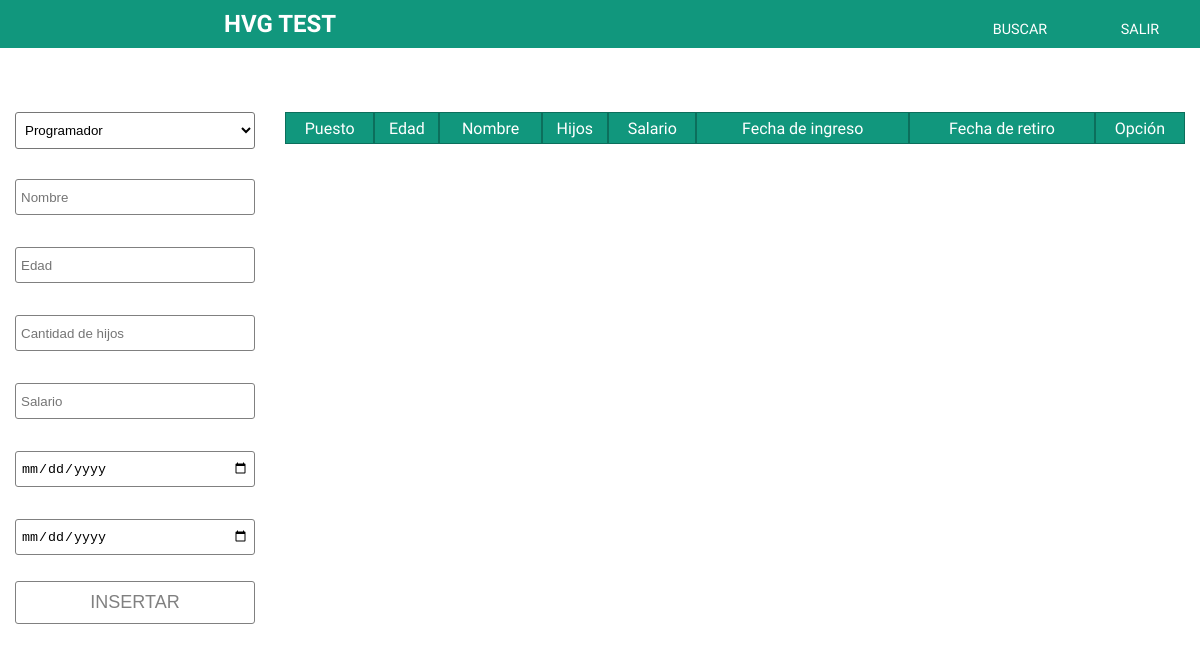
The app's page / (signed in), older data.
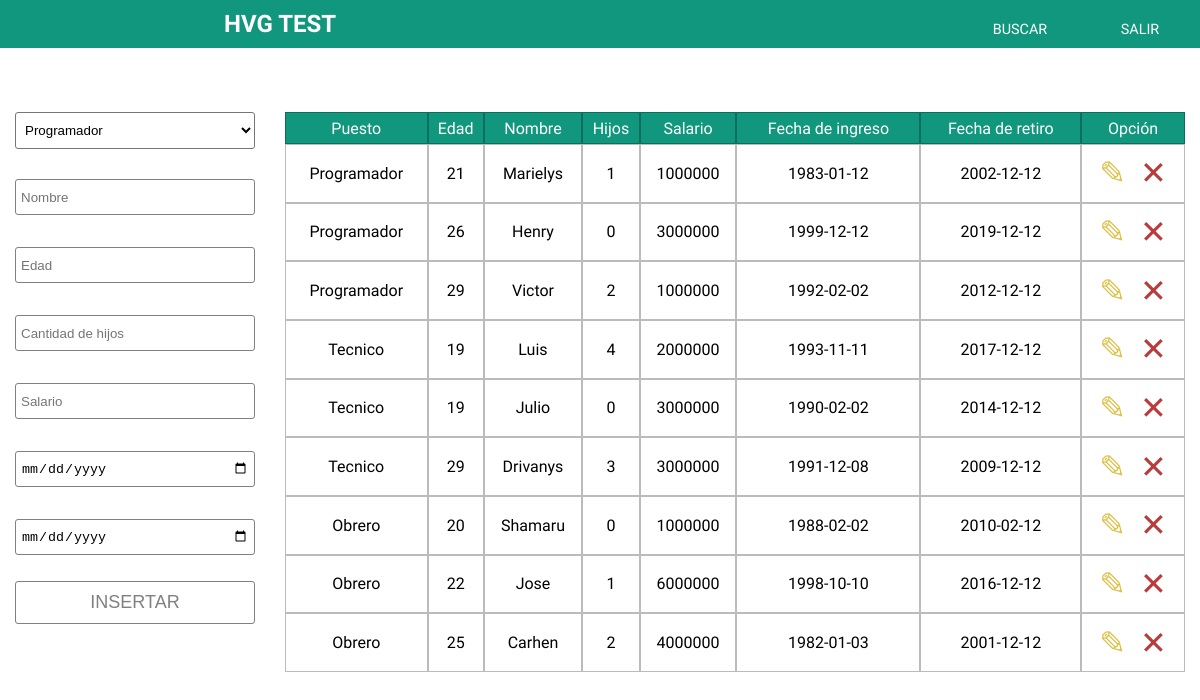
The same page, newer data.
### tables this page shows
CREATE TABLE employees(
  id INT(6) AUTO_INCREMENT PRIMARY KEY,
  name VARCHAR(40) NOT NULL,
  age INT(2) NOT NULL,
  children INT(2),
  job INT(6) NOT NULL,
  data INT(6) NOT NULL,
  FOREIGN KEY (data) REFERENCES data(id),
  FOREIGN KEY (job) REFERENCES jobs(id),
  reg_date TIMESTAMP
);

CREATE TABLE data(
  id INT(6) AUTO_INCREMENT PRIMARY KEY,
  date_admission DATE NOT NULL,
  date_retirement DATE NOT NULL,
  salary INT(13) NOT NULL,
  job INT(6) NOT NULL,
  FOREIGN KEY (job) REFERENCES jobs(id),
  reg_date TIMESTAMP
);

### index.php (the view, shortened to what this page needs)
<?php include "./php/conexion.php";?>
<?php include "./php/header.php";?>
<div class="containerHvg">
    <div class="navbarHvg">
        <div class="leftNavHvg">
            <h2>HVG TEST</h2>
        </div>
        <div class="rightNavHvg">
            <a href="search_employ.php" class="link">BUSCAR</a>
            <a href="landing_page.php" class="link">SALIR</a>
        </div>
    </div>
    <div class="tablesHvg">
        <div class="contentFormHvg">
            <form action="./php/insert_employ.php" onsubmit="validarFormulario()" method="POST" class="formHvg">
                <select class="select" name="puesto" id="puesto">
                    <option value="1">
                        Programador
                    </option>
                </select>
                <input class="input" type="text" id="nombre" name="nombre" placeholder="Nombre">
                <input class="input" type="text" id="edad" name="edad" placeholder="Edad" />
                <input class="input" type="text" id="hijos" name="hijos" placeholder="Cantidad de hijos" />
                <input class="input" type="text" id="salario" name="salario" placeholder="Salario" />
                <input class="input" type="date" id="ingreso" name="ingreso" placeholder="Ingreso" />
                <input class="input" type="date" id="retiro" name="retiro" placeholder="Retiro" />
                <button class="btn" name="insert_employ" id="button" type="submit">INSERTAR</button>
            </form>
        </div>
        <table width="75%" cellspacing="0" cellpadding="0">
            <thead>
                <td>
                    Puesto
                </td>
                <td>
                    Edad
                </td>
                <td>
                    Nombre
                </td>
                <td>
                    Hijos
                </td>
                <td>
                    Salario
                </td>
                <td>
                    Fecha de ingreso
                </td>
                <td>
                    Fecha de retiro
                </td>
                <td>
                    Opción
                </td>
            </thead>
            <tbody>
                <?php
$query = "SELECT * FROM employees INNER JOIN data on employees.data=data.id WHERE employees.job=1 ORDER BY employees.age ASC";
$result = mysqli_query($conexion, $query);
while ($row = mysqli_fetch_array($result)) {?>
                <tr>
                    <td>
                        <?php if ($row['job'] == 1) {
    echo "Programador";}
    ?>
                    </td>
                    <td>
                        <?php echo $row['age'] ?>
                    </td>
                    <td>
                        <?php echo $row['name'] ?>
                    </td>
                    <td>
                        <?php echo $row['children'] ?>
                    </td>
                    <td>
                        <?php echo $row['salary'] ?>
                    </td>
                    <td>
                        <?php echo $row['date_admission'] ?>
                    </td>
                    <td>
                        <?php echo $row['date_retirement'] ?>
                    </td>
                    <td>
                        <a href="edit_employ.php?id=<?php echo $row['id'] ?>" class="iconEdit" title="Editar">&#9998;</a>
                        <a href="php/delete_employ.php?id=<?php echo $row['id'] ?>" class="iconDelete" title="Eliminar">&#10005;</a>
                    </td>
                </tr>
                <?php }?>
                <?php
$query = "SELECT * FROM employees INNER JOIN data on employees.data=data.id WHERE employees.job=2 ORDER BY employees.age ASC";
$result = mysqli_query($conexion, $query);
while ($row = mysqli_fetch_array($result)) {?>
                <tr>
                    <td>
                        <?php if ($row['job'] == 2) {
    echo "Tecnico";}
    ?>
                    </td>
                    <td>
                        <?php echo $row['age'] ?>
                    </td>
                    <td>
                        <?php echo $row['name'] ?>
                    </td>
                    <td>
                        <?php echo $row['children'] ?>
                    </td>
                    <td>
                        <?php echo $row['salary'] ?>
                    </td>
                    <td>
                        <?php echo $row['date_admission'] ?>
                    </td>
                    <td>
                        <?php echo $row['date_retirement'] ?>
                    </td>
                    <td>
                        <a href="edit_employ.php?id=<?php echo $row['id'] ?>" class="iconEdit" title="Editar">&#9998;</a>
                        <a href="php/delete_employ.php?id=<?php echo $row['id'] ?>" class="iconDelete" title="Eliminar">&#10005;</a>
                    </td>
                </tr>
                <?php }?>
                <?php
$query = "SELECT * FROM employees INNER JOIN data on employees.data=data.id WHERE employees.job=3 ORDER BY employees.age ASC";
$result = mysqli_query($conexion, $query);
while ($row = mysqli_fetch_array($result)) {?>
                <tr>
                    <td>
                        <?php if ($row['job'] == 3) {
    echo "Obrero";}
    ?>
                    </td>
                    <td>
                        <?php echo $row['age'] ?>
                    </td>
                    <td>
                        <?php echo $row['name'] ?>
                    </td>
                    <td>
                        <?php echo $row['children'] ?>
                    </td>
                    <td>
                        <?php echo $row['salary'] ?>
                    </td>
                    <td>
                        <?php echo $row['date_admission'] ?>
                    </td>
                    <td>
                        <?php echo $row['date_retirement'] ?>
                    </td>
                    <td>
                        <a href="edit_employ.php?id=<?php echo $row['id'] ?>" class="iconEdit" title="Editar">&#9998;</a>
                        <a href="php/delete_employ.php?id=<?php echo $row['id'] ?>" class="iconDelete" title="Eliminar">&#10005;</a>
                    </td>
                </tr>
                <?php }?>
            </tbody>
        </table>
    </div>
</div>
<?php include "php/footer.php";?>

### php/header.php (shortened to what this page needs)
<!DOCTYPE html>
<html lang="en">
<head>
    <link rel="stylesheet" href="./css/mainHvg.css">
    <link rel="stylesheet" href="./css/landing.css">
</head>
<body>

### php/footer.php (shortened to what this page needs)
</body>
</html>

### css/mainHvg.css (style rules this page uses)
html { font-family: 'Ubuntu'; margin-left: none; box-sizing: border-box; margin: 0; padding: 0; }
body { margin: 0; padding: 0; }
a { text-decoration: none; }
table { padding-top: 2rem; margin-top: 3rem; border-radius: 1em; }
thead { background-color: #11977D; color: #fff; text-align: center; height: 2rem; }
td { text-align: center; border: solid 0.2px rgba(0, 0, 0, 0.267); }
.btn { background-color: transparent; text-align: center; color: grey; border: solid 1px grey; padding: 10px 10px 10px 10px; border-radius: 3px 3px 3px 3px; width: 100%; margin-top: 10px; font-size: 18px; }
.input { margin-top: 1rem; margin-bottom: 1rem; padding: 5px 5px 5px 5px; border-radius: 3px 3px 3px 3px; border: solid 1px grey; height: 1.5rem; }
.select, .select::-webkit-outer-spin-button { height: 2.3rem; margin-bottom: 0.9rem; padding: 5px 5px 5px 5px; border-radius: 3px 3px 3px 3px; background-color: transparent; }
.link { color: #fff; text-align: center; background-color: transparent; padding: 10px 10px 10px 10px; border-radius: 3px 3px 3px 3px; border: none; width: 100%; margin-top: 10px; border: solid 1px transparent; }
.navbarHvg { position: fixed; top: 0%; left: 0%; display: flex; align-content: center; align-items: center; justify-content: space-between; flex-direction: row; width: 100%; height: 3rem; background-color: #11977D; color: #fff; }
.leftNavHvg { display: flex; justify-content: flex-start; align-content: center; align-items: center; justify-items: flex-start; width: 22%; height: 100%; font-size: 1rem; margin-left: 14rem; }
.rightNavHvg { display: flex; justify-content: space-around; justify-items: space-around; align-content: center; align-items: center; width: 20%; height: 100%; font-size: 0.9rem; }
.tablesHvg { display: flex; justify-content: space-around; align-content: center; flex-direction: row; margin-bottom: 3rem; margin-top: 2rem; width: 100%; height: 40rem; }
.contentFormHvg { position: relative; top: 3rem; width: 20%; height: 90%; flex-direction: column; }
.formHvg { display: flex; justify-content: center; align-content: center; flex-direction: column; width: 100%; height: 100%; }
.iconDelete { font-size: 2rem; color: rgb(185, 59, 59); cursor: pointer; margin-left: 5px; }
.iconEdit { font-size: 2rem; color: rgb(222, 192, 71); cursor: pointer; margin-right: 5px; }

Row changes from the older to the newer data that the page shows:
added employees: age "21", name "Marielys", children "1", data.salary "1000000", data.date_admission "1983-01-12", data.date_retirement "2002-12-12", shown under "HVG TEST"
added employees: age "26", name "Henry", children "0", data.salary "3000000", data.date_admission "1999-12-12", data.date_retirement "2019-12-12", shown under "HVG TEST"
added employees: age "29", name "Victor", children "2", data.salary "1000000", data.date_admission "1992-02-02", data.date_retirement "2012-12-12", shown under "HVG TEST"
added employees: age "19", name "Luis", children "4", data.salary "2000000", data.date_admission "1993-11-11", data.date_retirement "2017-12-12"
added employees: age "19", name "Julio", children "0", data.salary "3000000", data.date_admission "1990-02-02", data.date_retirement "2014-12-12"
added employees: age "29", name "Drivanys", children "3", data.salary "3000000", data.date_admission "1991-12-08", data.date_retirement "2009-12-12"
added employees: age "20", name "Shamaru", children "0", data.salary "1000000", data.date_admission "1988-02-02", data.date_retirement "2010-02-12"
added employees: age "22", name "Jose", children "1", data.salary "6000000", data.date_admission "1998-10-10", data.date_retirement "2016-12-12"
added employees: age "25", name "Carhen", children "2", data.salary "4000000", data.date_admission "1982-01-03", data.date_retirement "2001-12-12"
